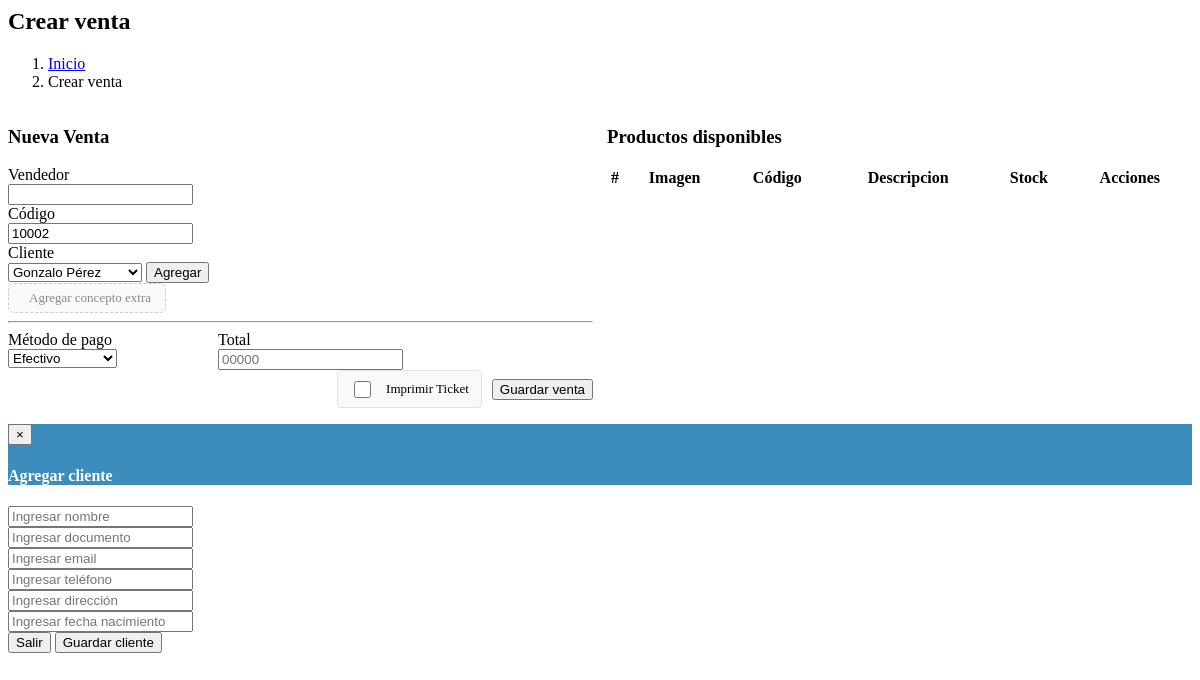
/vistas/modulos/crear-venta.php, run on an earlier commit of the app's database.
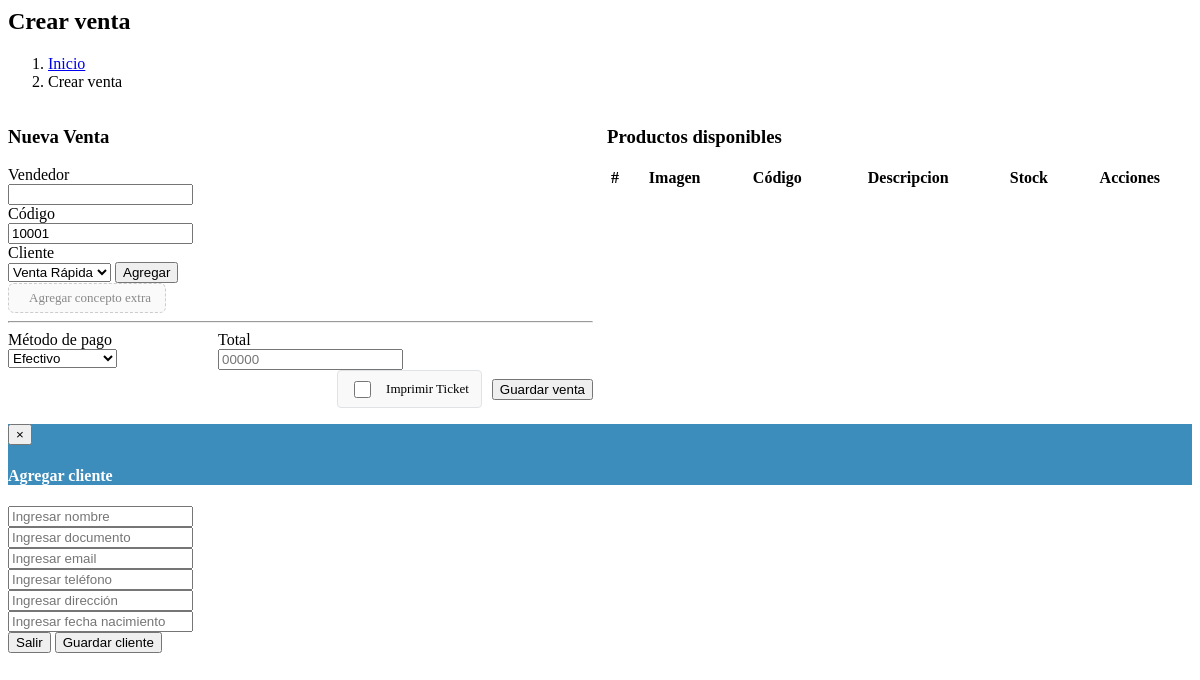
And on a later commit of the database.
### tables this page shows
CREATE TABLE `ventas` (
  `id` int(11) NOT NULL AUTO_INCREMENT,
  `codigo` int(11) NOT NULL,
  `id_cliente` int(11) NOT NULL,
  `id_vendedor` int(11) NOT NULL,
  `productos` text NOT NULL,
  `impuesto` float NOT NULL DEFAULT 0,
  `neto` float NOT NULL DEFAULT 0,
  `total` float NOT NULL DEFAULT 0,
  `metodo_pago` text NOT NULL,
  `fecha` timestamp NOT NULL DEFAULT CURRENT_TIMESTAMP ON UPDATE CURRENT_TIMESTAMP,
  PRIMARY KEY (`id`),
  KEY `idx_ventas_codigo` (`codigo`),
  KEY `idx_ventas_id_cliente` (`id_cliente`),
  KEY `idx_ventas_id_vendedor` (`id_vendedor`),
  KEY `idx_ventas_fecha` (`fecha`)
);

### controladores/ventas.controlador.php (called while the page is built, shortened)
<?php
class ControladorVentas{
	static public function ctrMostrarVentas($item, $valor){
		$tabla = "ventas";
		$respuesta = ModeloVentas::mdlMostrarVentas($tabla, $item, $valor);
		return $respuesta;
	}
}

### modelos/conexion.php (called while the page is built, shortened)
<?php
class Conexion{
    private static $link = null;
    static public function conectar(){
        if(self::$link === null){
            self::$link = new PDO("mysql:host=" . DB_HOST . ";dbname=" . DB_NAME,
                                  DB_USER,
                                  DB_PASS);
            self::$link->setAttribute(PDO::ATTR_ERRMODE, PDO::ERRMODE_EXCEPTION);
            self::$link->exec("set names utf8");
        }
        return self::$link;
    }
}

### modelos/ventas.modelo.php (called while the page is built, shortened)
<?php
require_once "conexion.php";
class ModeloVentas{
	static public function mdlMostrarVentas($tabla, $item, $valor){
		if($item != null){
			Conexion::validarColumna($item, $tabla);
			$stmt = Conexion::conectar()->prepare("SELECT * FROM $tabla WHERE $item = :$item ORDER BY id ASC");
			$stmt -> bindParam(":".$item, $valor, PDO::PARAM_STR);
			$stmt -> execute();
			return $stmt -> fetch();
		}else{
			$stmt = Conexion::conectar()->prepare("SELECT * FROM $tabla ORDER BY id DESC");
			$stmt -> execute();
			return $stmt -> fetchAll();
		}
	}
}

### controladores/clientes.controlador.php (called while the page is built, shortened)
<?php
class ControladorClientes{
	static public function ctrMostrarClientes($item, $valor){
		$tabla = "clientes";
		$respuesta = ModeloClientes::mdlMostrarClientes($tabla, $item, $valor);
		return $respuesta;
	}
}

### modelos/clientes.modelo.php (called while the page is built, shortened)
<?php
require_once "conexion.php";
class ModeloClientes{
	static public function mdlMostrarClientes($tabla, $item, $valor){
		if($item != null){
			Conexion::validarColumna($item, $tabla);
			$stmt = Conexion::conectar()->prepare("SELECT * FROM $tabla WHERE $item = :$item ORDER BY id DESC");
			$stmt -> bindParam(":".$item, $valor, PDO::PARAM_STR);
			$stmt -> execute();
			return $stmt -> fetch();
		}else{
			$stmt = Conexion::conectar()->prepare("SELECT * FROM $tabla ORDER BY id DESC");
			$stmt -> execute();
			return $stmt -> fetchAll();
		}
	}
}

### vistas/modulos/crear-venta.php (the view, shortened to what the changed rows need)
<div class="content-wrapper">
  <section class="content-header">
    <h1>
      Crear venta
    </h1>
  </section>
  <section class="content">
    <div class="create-venta-grid">
      <div class="create-venta-form">
        <div class="box box-success">
          <form role="form" method="post" class="formularioVenta">
            <div class="box-body">
              <div class="row">
                <div class="col-xs-5">
                  <div class="form-group">
                    <div class="input-group">
                      <?php
                      $item = null;
                      $valor = null;
                      $ventas = ControladorVentas::ctrMostrarVentas($item, $valor);
                      if(!$ventas){
                        echo '<input type="text" class="form-control" id="nuevaVenta" name="nuevaVenta" value="10001" readonly>';
                      }else{
                        $value = end($ventas);
                        $codigo = $value["codigo"] + 1;
                        echo '<input type="text" class="form-control" id="nuevaVenta" name="nuevaVenta" value="'.htmlspecialchars($codigo, ENT_QUOTES, 'UTF-8').'" readonly>';
                      }
                      ?>
                    </div>
                  </div>
                </div>
              </div>
              <div class="form-group">
                <div class="input-group">
                  <select class="form-control" id="seleccionarCliente" name="seleccionarCliente" required>
                  <?php
                    $item = null;
                    $valor = null;
                    $clientes = ControladorClientes::ctrMostrarClientes($item, $valor);
                    $idVentaRapida = null;
                    foreach ($clientes as $c) {
                      if ($c["nombre"] == "Venta Rápida") {
                        $idVentaRapida = $c["id"];
                        break;
                      }
                    }
                    foreach ($clientes as $key => $value) {
                      $selected = ($value["id"] == $idVentaRapida) ? ' selected' : '';
                      echo '<option value="'.htmlspecialchars($value["id"], ENT_QUOTES, 'UTF-8').'"'.htmlspecialchars($selected, ENT_QUOTES, 'UTF-8').'>'.htmlspecialchars($value["nombre"], ENT_QUOTES, 'UTF-8').'</option>';
                    }
                  ?>
                  </select>
                  <span class="input-group-addon cliente-addon-boton"><button type="button" class="btn btn-default cliente-boton-agregar" data-toggle="modal" data-target="#modalAgregarCliente" data-dismiss="modal">Agregar</button></span>
                </div>
              </div>
            </div>
        </form>
        </div>
      </div>
      <div class="create-venta-table">
        <div class="box box-warning">
          <div class="box-body">
            <table class="table table-bordered table-striped dt-responsive tablaProductosVenta" width="100%">
               <thead>
                 <tr>
                  <th style="width: 10px">#</th>
                  <th>Imagen</th>
                  <th>Código</th>
                  <th>Descripcion</th>
                  <th>Stock</th>
                  <th>Acciones</th>
                </tr>
              </thead>
            </table>
          </div>
        </div>
      </div>
    </div>
  </section>
</div>

What changed in the data, as far as the page shows it:
removed ventas: nuevaVenta "10002"
Also different on the page:
form field nuevaVenta: (not shown) → "10001"
form field seleccionarCliente: "Gonzalo Pérez" → "Venta Rápida"
